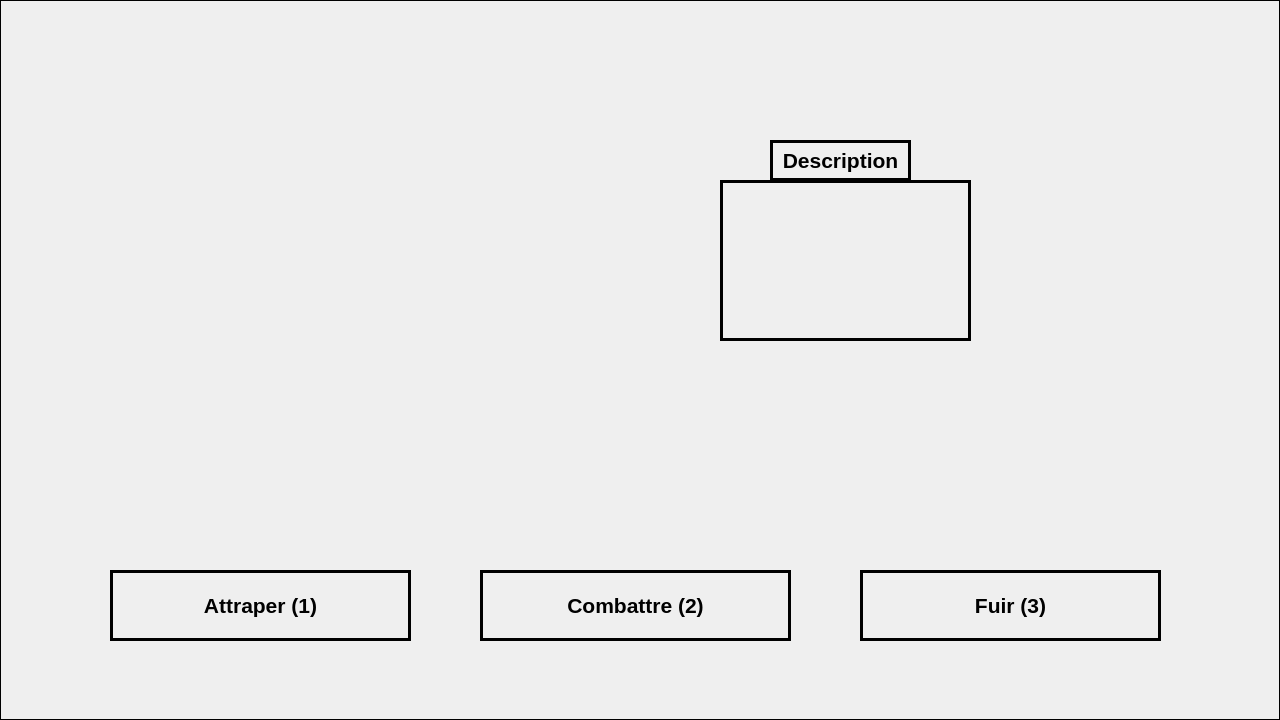
<?xml version="1.0" encoding="UTF-8"?>
<ui version="4.0">
 <class>ChoixAction</class>
 <widget class="QWidget" name="ChoixAction">
  <property name="geometry">
   <rect>
    <x>0</x>
    <y>0</y>
    <width>1280</width>
    <height>720</height>
   </rect>
  </property>
  <property name="windowTitle">
   <string>Form</string>
  </property>
  <widget class="QLabel" name="BackGround">
   <property name="geometry">
    <rect>
     <x>0</x>
     <y>0</y>
     <width>1280</width>
     <height>720</height>
    </rect>
   </property>
   <property name="baseSize">
    <size>
     <width>100</width>
     <height>100</height>
    </size>
   </property>
   <property name="autoFillBackground">
    <bool>true</bool>
   </property>
   <property name="frameShape">
    <enum>QFrame::Shape::Box</enum>
   </property>
   <property name="text">
    <string/>
   </property>
   <property name="textFormat">
    <enum>Qt::TextFormat::PlainText</enum>
   </property>
   <property name="pixmap">
    <pixmap resource="Image.qrc">:/Decor/Image_Qt/Decor/AreneCombat.png</pixmap>
   </property>
   <property name="scaledContents">
    <bool>true</bool>
   </property>
  </widget>
  <widget class="QLabel" name="Genimon">
   <property name="geometry">
    <rect>
     <x>240</x>
     <y>50</y>
     <width>400</width>
     <height>400</height>
    </rect>
   </property>
   <property name="autoFillBackground">
    <bool>false</bool>
   </property>
   <property name="text">
    <string/>
   </property>
  </widget>
  <widget class="QLabel" name="Attaque">
   <property name="geometry">
    <rect>
     <x>110</x>
     <y>570</y>
     <width>301</width>
     <height>71</height>
    </rect>
   </property>
   <property name="font">
    <font>
     <pointsize>16</pointsize>
     <bold>true</bold>
    </font>
   </property>
   <property name="autoFillBackground">
    <bool>true</bool>
   </property>
   <property name="frameShape">
    <enum>QFrame::Shape::Box</enum>
   </property>
   <property name="lineWidth">
    <number>3</number>
   </property>
   <property name="text">
    <string>Attraper (1)</string>
   </property>
   <property name="alignment">
    <set>Qt::AlignmentFlag::AlignCenter</set>
   </property>
  </widget>
  <widget class="QLabel" name="Capturer">
   <property name="geometry">
    <rect>
     <x>480</x>
     <y>570</y>
     <width>311</width>
     <height>71</height>
    </rect>
   </property>
   <property name="font">
    <font>
     <pointsize>16</pointsize>
     <bold>true</bold>
    </font>
   </property>
   <property name="autoFillBackground">
    <bool>true</bool>
   </property>
   <property name="frameShape">
    <enum>QFrame::Shape::Box</enum>
   </property>
   <property name="lineWidth">
    <number>3</number>
   </property>
   <property name="text">
    <string>Combattre (2)</string>
   </property>
   <property name="alignment">
    <set>Qt::AlignmentFlag::AlignCenter</set>
   </property>
  </widget>
  <widget class="QLabel" name="Fuir">
   <property name="geometry">
    <rect>
     <x>860</x>
     <y>570</y>
     <width>301</width>
     <height>71</height>
    </rect>
   </property>
   <property name="font">
    <font>
     <pointsize>16</pointsize>
     <bold>true</bold>
    </font>
   </property>
   <property name="autoFillBackground">
    <bool>true</bool>
   </property>
   <property name="frameShape">
    <enum>QFrame::Shape::Box</enum>
   </property>
   <property name="lineWidth">
    <number>3</number>
   </property>
   <property name="text">
    <string>Fuir (3)</string>
   </property>
   <property name="alignment">
    <set>Qt::AlignmentFlag::AlignCenter</set>
   </property>
  </widget>
  <widget class="QLabel" name="Description">
   <property name="geometry">
    <rect>
     <x>720</x>
     <y>180</y>
     <width>251</width>
     <height>161</height>
    </rect>
   </property>
   <property name="font">
    <font>
     <pointsize>16</pointsize>
     <bold>false</bold>
    </font>
   </property>
   <property name="autoFillBackground">
    <bool>true</bool>
   </property>
   <property name="frameShape">
    <enum>QFrame::Shape::Box</enum>
   </property>
   <property name="lineWidth">
    <number>3</number>
   </property>
   <property name="text">
    <string/>
   </property>
   <property name="alignment">
    <set>Qt::AlignmentFlag::AlignLeading|Qt::AlignmentFlag::AlignLeft|Qt::AlignmentFlag::AlignTop</set>
   </property>
   <property name="wordWrap">
    <bool>true</bool>
   </property>
  </widget>
  <widget class="QLabel" name="Titre">
   <property name="geometry">
    <rect>
     <x>770</x>
     <y>140</y>
     <width>141</width>
     <height>41</height>
    </rect>
   </property>
   <property name="font">
    <font>
     <pointsize>16</pointsize>
     <bold>true</bold>
    </font>
   </property>
   <property name="autoFillBackground">
    <bool>true</bool>
   </property>
   <property name="frameShape">
    <enum>QFrame::Shape::Box</enum>
   </property>
   <property name="lineWidth">
    <number>3</number>
   </property>
   <property name="text">
    <string>Description</string>
   </property>
   <property name="alignment">
    <set>Qt::AlignmentFlag::AlignCenter</set>
   </property>
  </widget>
 </widget>
 <resources>
  <include location="Image.qrc"/>
 </resources>
 <connections/>
</ui>
